Frame 1 (no input): blank canvas, image omitted
Frame 60 (the mouse pressed at the canvas centre just before this capture): blank canvas, image omitted
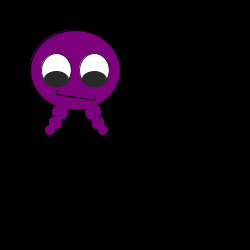
Frame 120 (the mouse held since frame 60 and released just before this capture)

The Processing sketch whose frames 1 and 60 were blank and that drew this single picture after the mouse press (run headless with seeded random() and noise(); from frame 60 on, the mouse is pressed at the canvas centre):

// Processing sketch: processing_12347
// ── processing_12347.pde

void setup(){
// Set the size of the window
size(250,250);
background(mouseX,0, mouseY);
frameRate(30);
}



void draw() {

smooth();

ellipseMode(CENTER);
rectMode(CENTER);

  
 if (mouseX>3)
{
  //body
 fill(mouseX, 0, mouseY); 
// stroke(mouseX);
ellipse(75,70,90,80);

//left leg
noStroke();
 fill(mouseY, 0, mouseX); 
ellipse(60,112,15,15);
ellipse(55,123,12,12);
ellipse(50,130,9,9);

//right leg
 fill(mouseY, 0, mouseX); 
ellipse(93,112,15,15);
ellipse(98,123,12,12);
ellipse(103,130,9,9);

//eyes
fill (255);
stroke(40);
ellipse(56,70,30,33);
ellipse(94,70,30,33);
//pupils
fill(40);
ellipse(56,79,24,15);
ellipse(94,79,24,15);

}


//hair

//smile
stroke(0);
if (mouseY>=70)
{
line(56,94,95,100);
line(56,94,57,90);
line(95,96,95,100);
}
else
{
line(56,100,95,94);
line(56,100,55,96);
line(95,90,95,94);

}

}

void mousePressed() {
  
//eyes
fill (0);
ellipse(56,70,30,33);
ellipse(94,70,30,33);

}
 
